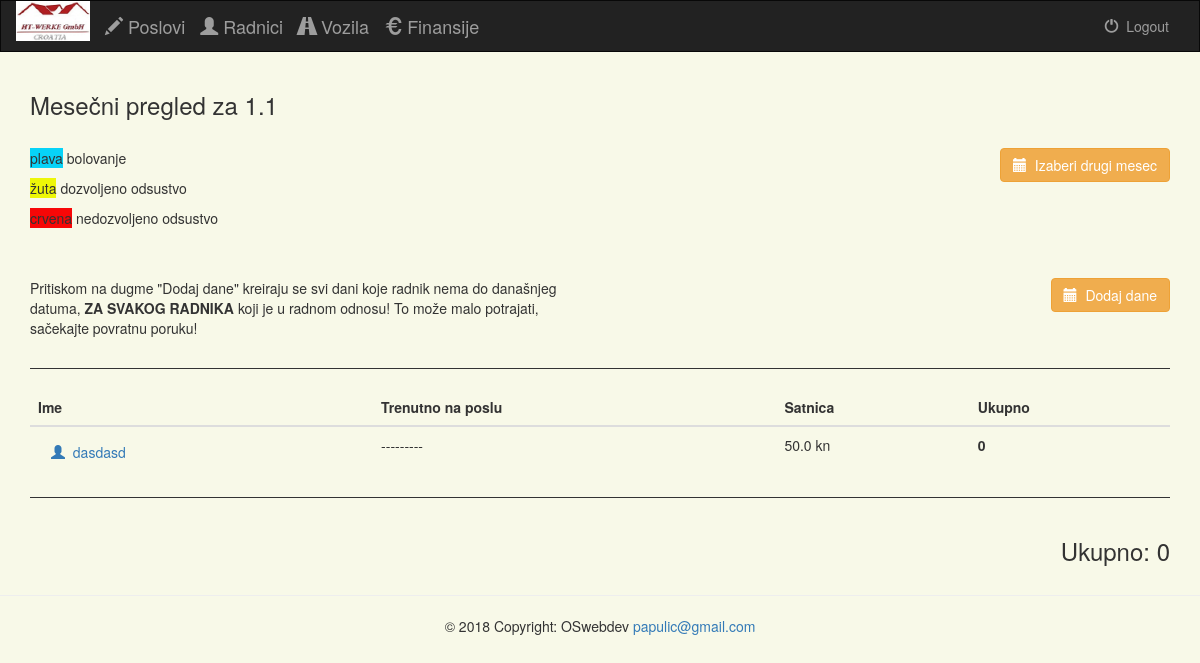
/administracija/mesecni_izvod_radnika/1/1 (signed in), run on an earlier commit of the app's database.
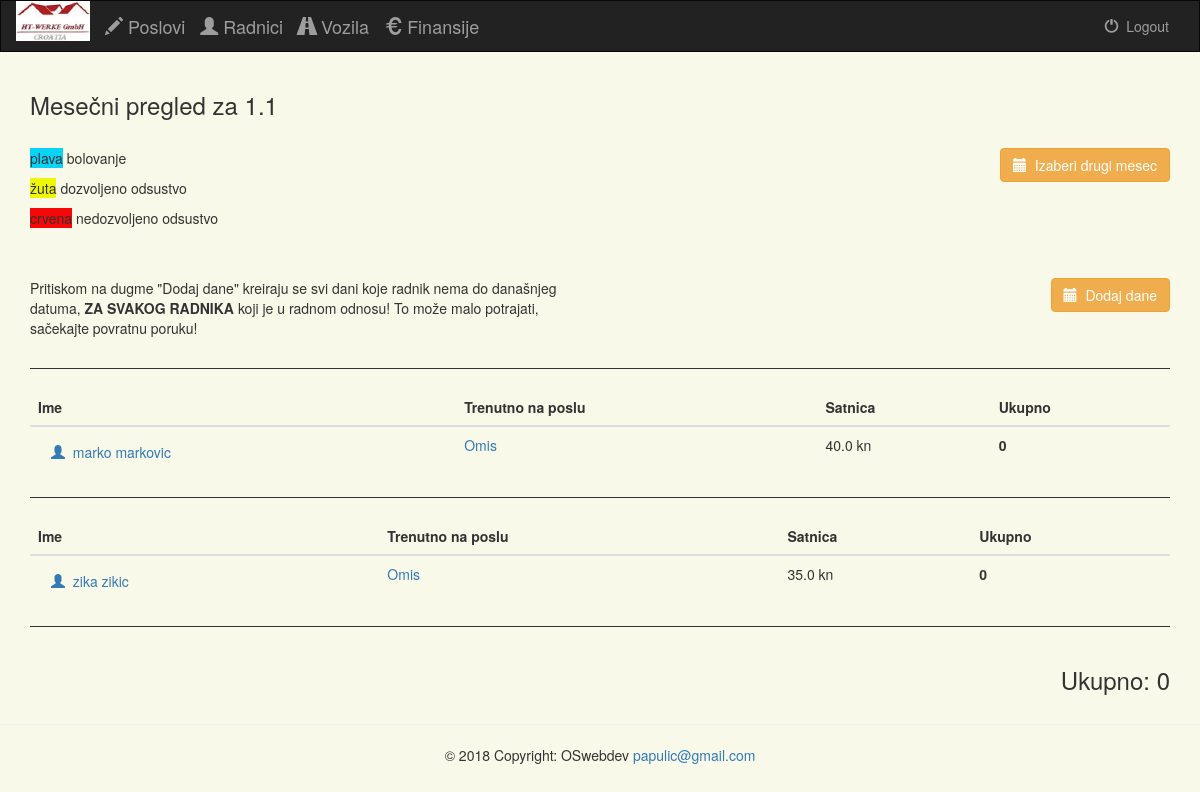
And on a later commit of the database.
### projects/models.py (models this page shows, shortened)
class Radnik(models.Model):
    ime = models.CharField(max_length=50)
    oib = models.IntegerField()
    broj_telefona = models.CharField(max_length=30, blank=True)
    broj_odela = models.IntegerField(default=None, null=True, blank=True)
    broj_cipela = models.IntegerField(default=None, null=True, blank=True)
    poceo_raditi = models.DateField()
    ugovor_vazi_do = models.DateField()
    satnica = models.FloatField(max_length=10)
    zaduzena_oprema = models.CharField(max_length=100, blank=True)
    dostupan = models.BooleanField(default=True)
    posao = models.ForeignKey(Poslovi, null=True, blank=True)
    u_radnom_odnosu = models.BooleanField(default=True)
    zanimanja = models.ManyToManyField(Zanimanja)
    dana_do_isteka_ugovora = models.IntegerField(default=None, null=True, blank=True)
    komentar = models.CharField(max_length=500, blank=True)
    class Meta:
        verbose_name_plural = "Radnici"

class Poslovi(models.Model):
    ime = models.CharField(max_length=30)
    opis = models.CharField(max_length=100)
    dogovoreni_radni_sati = models.FloatField(default=0.0)
    def __unicode__(self):
        return self.ime
    class Meta:
        verbose_name_plural = "Poslovi"

### projects/views.py (the view)
# urls.py: url(r'^mesecni_izvod_radnika/(?P<mesec>[0-9]+)/(?P<godina>[0-9]+)$', views.mesecni_izvod_radnika, name='monthview-workers'),
def mesecni_izvod_radnika(request, mesec, godina):
    if not request.user.is_authenticated():
        return render(request, 'projects/login.html')
    else:
        radnici = Radnik.objects.filter(u_radnom_odnosu=True)
        Dani = Dan.objects.filter(datum__year=godina,
              datum__month=mesec)
        ukupno = {}
        for radnik in radnici:
            ukupno[radnik.id] = 0
        for dan in Dani:
            ukupno[dan.radnik.id] += dan.radio_sati * dan.radnik.satnica
        svi = sum(ukupno.values())
        return render(request, 'projects/mesecni_izvod.html', {
            'radnici': radnici,
            'mesec': mesec,
            'godina': godina,
            'Dani': Dani,
            'ukupno': ukupno,
            'svi': svi
        })

### projects/templates/projects/mesecni_izvod.html (shortened to what this page needs)
{% extends 'projects/base.html' %}
{% block content %}
{% load staticfiles %}
{% load widget_tweaks %}
<div class="container">
    <h3>Mesečni pregled za {{ mesec }}.{{ godina }}</h3>
    <div class="row">
        <br>
        <div class="col-sm-6">
                <p><font style="background-color: #07d3f7">plava</font> bolovanje</p>
                <p><font style="background-color: #eef707">žuta</font> dozvoljeno odsustvo</p>
                <p><font style="background-color: #f70707">crvena</font> nedozvoljeno odsustvo</p>
        </div>
        <div class="col-sm-6">
            <a href="{% url 'projects:biranje_meseca' %}" style="float: right">
                <button type="button" class="btn btn-warning">
                    <span class="glyphicon glyphicon-calendar"></span>&nbsp; Izaberi drugi mesec
                </button>
            </a>
        </div>
    </div>
    <br>
    <div class="row">
        <br>
        <div class="col-sm-6">
            <p>Pritiskom na dugme "Dodaj dane" kreiraju se svi dani koje radnik nema do današnjeg datuma, <strong>ZA SVAKOG RADNIKA</strong> koji je u radnom odnosu! To može malo potrajati, sačekajte povratnu poruku!</p>
        </div>
        <div class="col-sm-6">
        <a href="{% url 'projects:dodaj_dane' mesec godina %}" style="float: right">
            <button type="button" class="btn btn-warning">
                <span class="glyphicon glyphicon-calendar"></span>&nbsp; Dodaj dane
            </button>
        </a>
        </div>
    </div>
    <hr style="height:1px;border:none;color:#333;background-color:#333;" />
    {% for radnik in radnici %}
    <table class="table">
        <thead>
        <tr>
            <th>Ime</th>
            <th>Trenutno na poslu</th>
            <th>Satnica</th>
            <th>Ukupno</th>
        </tr>
        </thead>
        <tbody>
            <tr>
                <td><a href="{% url 'projects:radnik-detail' radnik.id %}">
                        <button type="button" class="btn btn-link">
                            <span class="glyphicon glyphicon-user"></span>&nbsp; {{ radnik.ime }}
                        </button>
                    </a></td>
                <td>{% if radnik.posao != None %}
                <a href="{% url 'projects:posao' radnik.posao.id %}">{{ radnik.posao }}</a>
                {% else %}
                ---------
                {% endif %}</td>
                <td>{{ radnik.satnica }} kn</td>
                {% for k, v in ukupno.items %}
                {% if k == radnik.id %}
                <td><strong>{{ v }}</strong></td>
                {% endif %}
                {% endfor %}
            </tr>
        </tbody>
    </table>
    <hr style="height:1px;border:none;color:#333;background-color:#333;" />
    {% endfor %}
    <h3 style="float: right">Ukupno: {{ svi }}</h3>
</div>
{% endblock %}

What changed in the data, as far as the page shows it:
removed Radnik: ime "dasdasd", satnica "50.0", ukupno "0"
added Radnik: ime "marko markovic", posao "Omis", satnica "40.0", ukupno "0"
added Radnik: ime "zika zikic", posao "Omis", satnica "35.0", ukupno "0"
